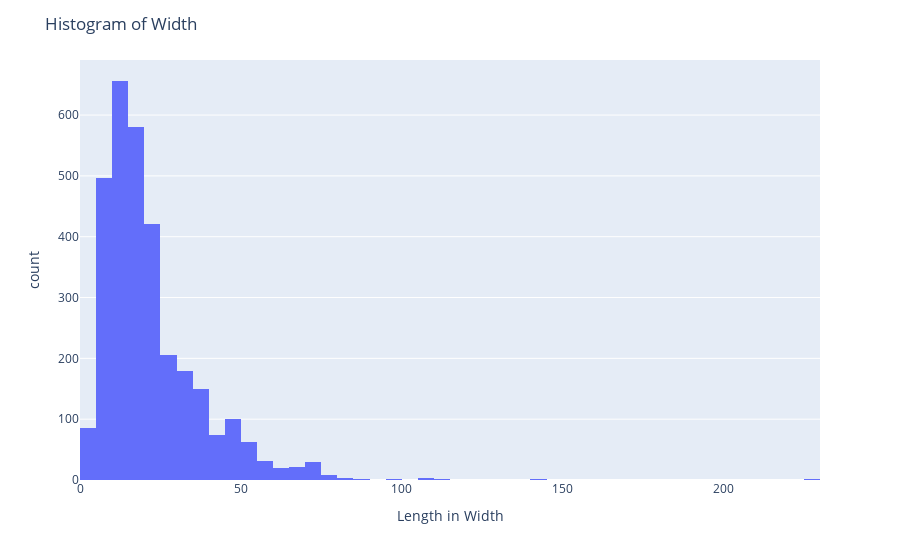

This figure's notebook cell:
### Code cell
fig = px.histogram(DFdim,
                   x = 'Width_in',
                   nbins = 100)

fig.update_layout(bargap = 0,
                  title = "Histogram of Width",
                  xaxis_title = "Width in Width")

### Figure 1 — Plotly figure (JSON) as saved in the notebook; plotly's stock layout.template omitted (floating-point values rounded to 4 significant figures; data arrays with more than 128 entries replaced by an {"elided": "..."} marker saying what was removed)
{"data": [{"alignmentgroup": "True", "bingroup": "x", "hovertemplate": "Width_in=%{x}<br>count=%{y}<extra></extra>", "legendgroup": "", "marker": {"color": "#636efa", "pattern": {"shape": ""}}, "name": "", "nbinsx": 100, "offsetgroup": "", "orientation": "v", "showlegend": false, "type": "histogram", "x": {"elided": "3393 float values"}, "xaxis": "x", "yaxis": "y"}], "layout": {"autosize": true, "bargap": 0, "barmode": "relative", "legend": {"tracegroupgap": 0}, "margin": {"t": 60}, "title": {"text": "Histogram of Width"}, "xaxis": {"anchor": "y", "autorange": true, "domain": [0, 1], "range": [0, 230], "title": {"text": "Length in Width"}, "type": "linear"}, "yaxis": {"anchor": "x", "autorange": true, "domain": [0, 1], "range": [0, 690.5], "title": {"text": "count"}}}}
